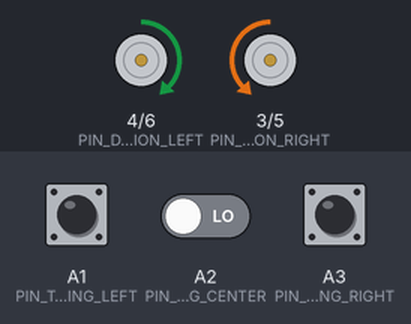
Simulated run of this sketch. Board: Arduino Uno, built with avr-gcc and run on an emulated ATmega328P. Parts: direction and speed pins drawn as motors (green arrow = direction pin HIGH = forward, orange = LOW = backward, longer = more drive). Inputs (shaded band) come from the test bench; at power-on: A1 (PIN_TRACKING_LEFT) LOW, A3 (PIN_TRACKING_RIGHT) LOW, A2 (PIN_TRACKING_CENTER) LOW.

Above: at 1.2 s.
1.3 s: A1 (PIN_TRACKING_LEFT) pulled HIGH for 0.15 s
At 1.37 s:
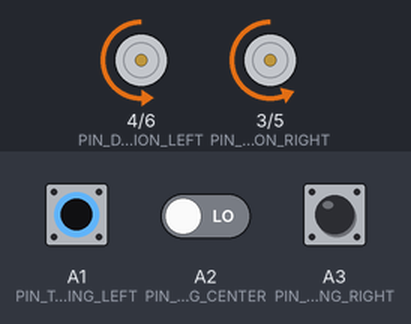
2.9 s: A3 (PIN_TRACKING_RIGHT) pulled HIGH for 0.15 s
At 2.97 s:
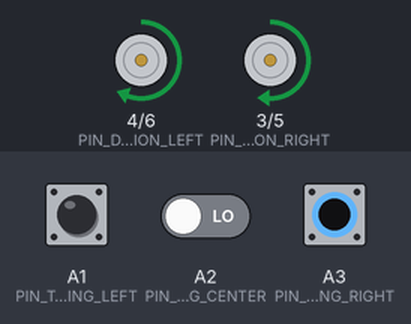
4.5 s: A3 (PIN_TRACKING_RIGHT) pulled HIGH for 3.2 s
At 8.4 s:
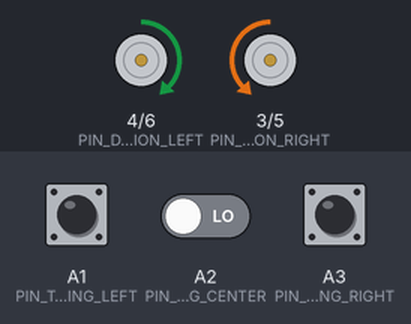
9.2 s: A1 (PIN_TRACKING_LEFT) pulled HIGH for 3.2 s
At 9.6 s:
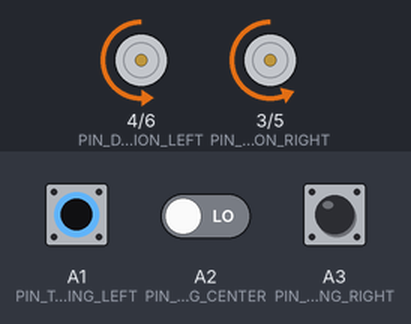
13.9 s: A1 (PIN_TRACKING_LEFT) driven HIGH and A2 (PIN_TRACKING_CENTER) driven HIGH
At 14.3 s:
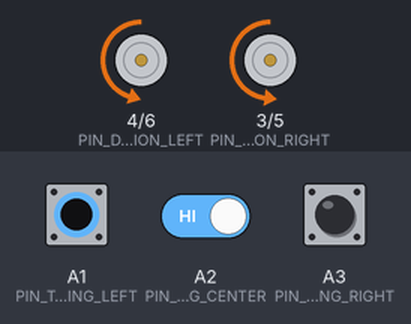
15.4 s: A3 (PIN_TRACKING_RIGHT) pulled HIGH for 1 s
At 16.2 s:
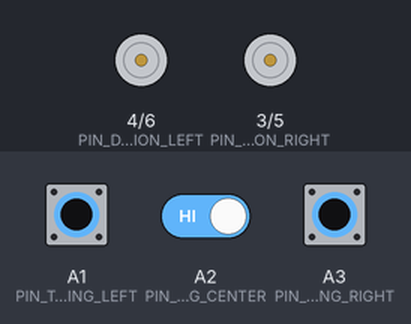
Timing chart, 0 to 18.4 s (numbered marks = the images above; inputs shaded):
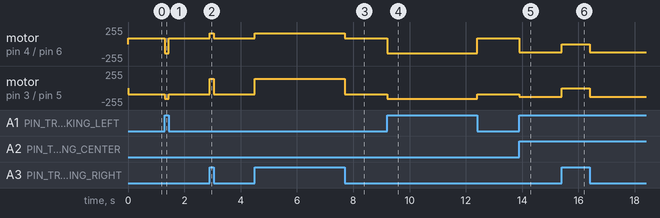

The sketch:

black_line_tracking.ino
```cpp
#define PIN_DIRECTION_LEFT  4
#define PIN_DIRECTION_RIGHT 3
#define PIN_MOTOR_PWM_LEFT  6
#define PIN_MOTOR_PWM_RIGHT 5
#define MOTOR_DIRECTION     0
#define TK_FORWARD_SPEED 90
#define TK_STOP_SPEED 0
#define TK_TURN_SPEED_LV4 160
#define TK_TURN_SPEED_LV3 130
#define TK_TURN_SPEED_LV2 -120
#define TK_TURN_SPEED_LV1 -140
#define PIN_TRACKING_LEFT A1
#define PIN_TRACKING_CENTER A2
#define PIN_TRACKING_RIGHT  A3

void setup() {
  pinsSetup();
  getTrackingSensorVal();
}

void loop() {
  u8 trackingSensorVal = getTrackingSensorVal();
  switch (trackingSensorVal) {
    // All sensors detect white surface
      // Move forward at forward speed
    case 0:   //000
      motorRun(TK_FORWARD_SPEED, TK_FORWARD_SPEED);
      break;
      // All sensors detect black surface
      // Stop the car
    case 7:   //111
      motorRun(TK_STOP_SPEED, TK_STOP_SPEED);
      break;
      // Left sensor detects black surface
      // Turn left at LV1 turn speed
    case 1:   //001
      motorRun(TK_TURN_SPEED_LV4, TK_TURN_SPEED_LV1);
      break;
      // Center and left sensors detect black surface
      // Turn left at LV2 turn speed
    case 3:   //011
      motorRun(TK_TURN_SPEED_LV3, TK_TURN_SPEED_LV2);
      break;

    case 2:   //010 Center sensor detects black surface
    case 5:   //101 Center and right sensors detect black surface
      // Move forward at forward speed
      motorRun(TK_FORWARD_SPEED, TK_FORWARD_SPEED);
      break;
      // Right and center sensors detect black surface
      // Turn right at LV3 turn speed
    case 6:   //110
      motorRun(TK_TURN_SPEED_LV2, TK_TURN_SPEED_LV3);
      break;
       // Right sensor detects black surface
      // Turn right at LV4 turn speed
    case 4:   //100
      motorRun(TK_TURN_SPEED_LV1, TK_TURN_SPEED_LV4);
      break;
    default:
      break;
  }
}

void pinsSetup() {
  pinMode(PIN_DIRECTION_LEFT, OUTPUT);
  pinMode(PIN_MOTOR_PWM_LEFT, OUTPUT);
  pinMode(PIN_DIRECTION_RIGHT, OUTPUT);
  pinMode(PIN_MOTOR_PWM_RIGHT, OUTPUT);
  pinMode(PIN_TRACKING_LEFT, INPUT);
  pinMode(PIN_TRACKING_RIGHT, INPUT);
  pinMode(PIN_TRACKING_CENTER, INPUT);
}

void motorRun(int speedl, int speedr) {
  // Determining direction for the left motor
  int dirL = (speedl >= 0) ? 0 : 1; // If speed is positive, set direction forward, otherwise set direction backward
  if (MOTOR_DIRECTION == 0) dirL = !dirL; // If direction is inverted, toggle the value

  // Determining direction for the right motor
  int dirR = (speedr >= 0) ? 1 : 0; // If speed is positive, set direction forward, otherwise set direction backward
  if (MOTOR_DIRECTION == 0) dirR = !dirR; // If direction is inverted, toggle the value

  // Setting direction for the left and right motor
  digitalWrite(PIN_DIRECTION_LEFT, dirL);
  digitalWrite(PIN_DIRECTION_RIGHT, dirR);

  // Setting speed for the left and right motor
  analogWrite(PIN_MOTOR_PWM_LEFT, abs(speedl)); // Set absolute value of speed
  analogWrite(PIN_MOTOR_PWM_RIGHT, abs(speedr)); // Set absolute value of speed
}

//when black line on one side is detected, the value of the side will be 0, or the value is 1
u8 getTrackingSensorVal() {
  u8 trackingSensorVal = 0;
  trackingSensorVal = (digitalRead(PIN_TRACKING_LEFT) == 1 ? 1 : 0) << 2 | (digitalRead(PIN_TRACKING_CENTER) == 1 ? 1 : 0) << 1 | (digitalRead(PIN_TRACKING_RIGHT) == 1 ? 1 : 0) << 0;
  return trackingSensorVal;
}
```

Measured:
- after the input at 1.3 s, motor on pin 4 (PIN_DIRECTION_LEFT) / pin 6 (PIN_MOTOR_PWM_LEFT): forward 90/255 → backward 140/255 at once, → forward 90/255 0.15 s later; motor on pin 3 (PIN_DIRECTION_RIGHT) / pin 5 (PIN_MOTOR_PWM_RIGHT): backward 90/255 → backward 160/255 at once, → backward 90/255 0.15 s later
- after the input at 2.9 s, motor on pin 4 (PIN_DIRECTION_LEFT) / pin 6 (PIN_MOTOR_PWM_LEFT): forward 90/255 → forward 160/255 at once, → forward 90/255 0.15 s later; motor on pin 3 (PIN_DIRECTION_RIGHT) / pin 5 (PIN_MOTOR_PWM_RIGHT): backward 90/255 → forward 140/255 at once, → backward 90/255 0.15 s later
- after the input at 4.5 s, motor on pin 4 (PIN_DIRECTION_LEFT) / pin 6 (PIN_MOTOR_PWM_LEFT): forward 90/255 → forward 160/255 at once, → forward 90/255 3.2 s later; motor on pin 3 (PIN_DIRECTION_RIGHT) / pin 5 (PIN_MOTOR_PWM_RIGHT): backward 90/255 → forward 140/255 at once, → backward 90/255 3.2 s later
- after the input at 9.2 s, motor on pin 4 (PIN_DIRECTION_LEFT) / pin 6 (PIN_MOTOR_PWM_LEFT): forward 90/255 → backward 140/255 at once, → forward 90/255 3.2 s later; motor on pin 3 (PIN_DIRECTION_RIGHT) / pin 5 (PIN_MOTOR_PWM_RIGHT): backward 90/255 → backward 160/255 at once, → backward 90/255 3.2 s later
- after the input at 13.9 s, motor on pin 4 (PIN_DIRECTION_LEFT) / pin 6 (PIN_MOTOR_PWM_LEFT): forward 90/255 → backward 120/255 at once; motor on pin 3 (PIN_DIRECTION_RIGHT) / pin 5 (PIN_MOTOR_PWM_RIGHT): backward 90/255 → backward 130/255 at once
- after the input at 15.4 s, motor on pin 4 (PIN_DIRECTION_LEFT) / pin 6 (PIN_MOTOR_PWM_LEFT): backward 120/255 → stopped at once, → backward 120/255 1.0 s later; motor on pin 3 (PIN_DIRECTION_RIGHT) / pin 5 (PIN_MOTOR_PWM_RIGHT): backward 130/255 → stopped at once, → backward 130/255 1.0 s later
